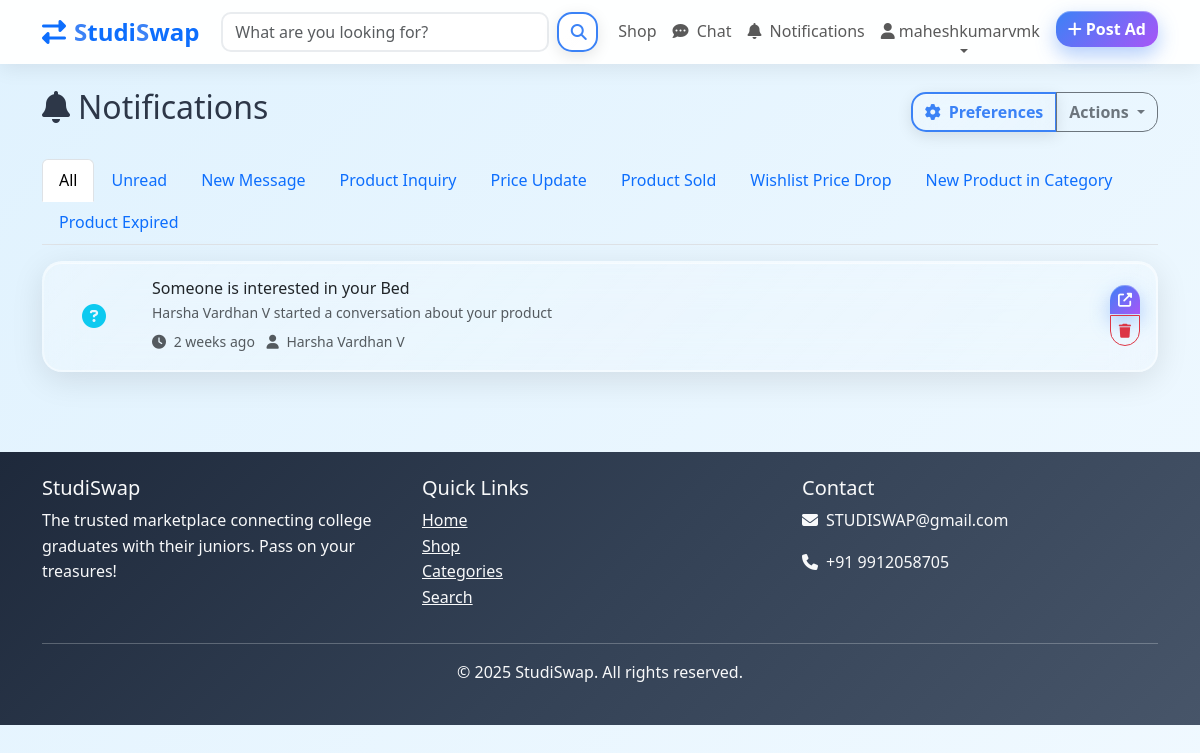
The app's page /notifications/ (signed in), older data.
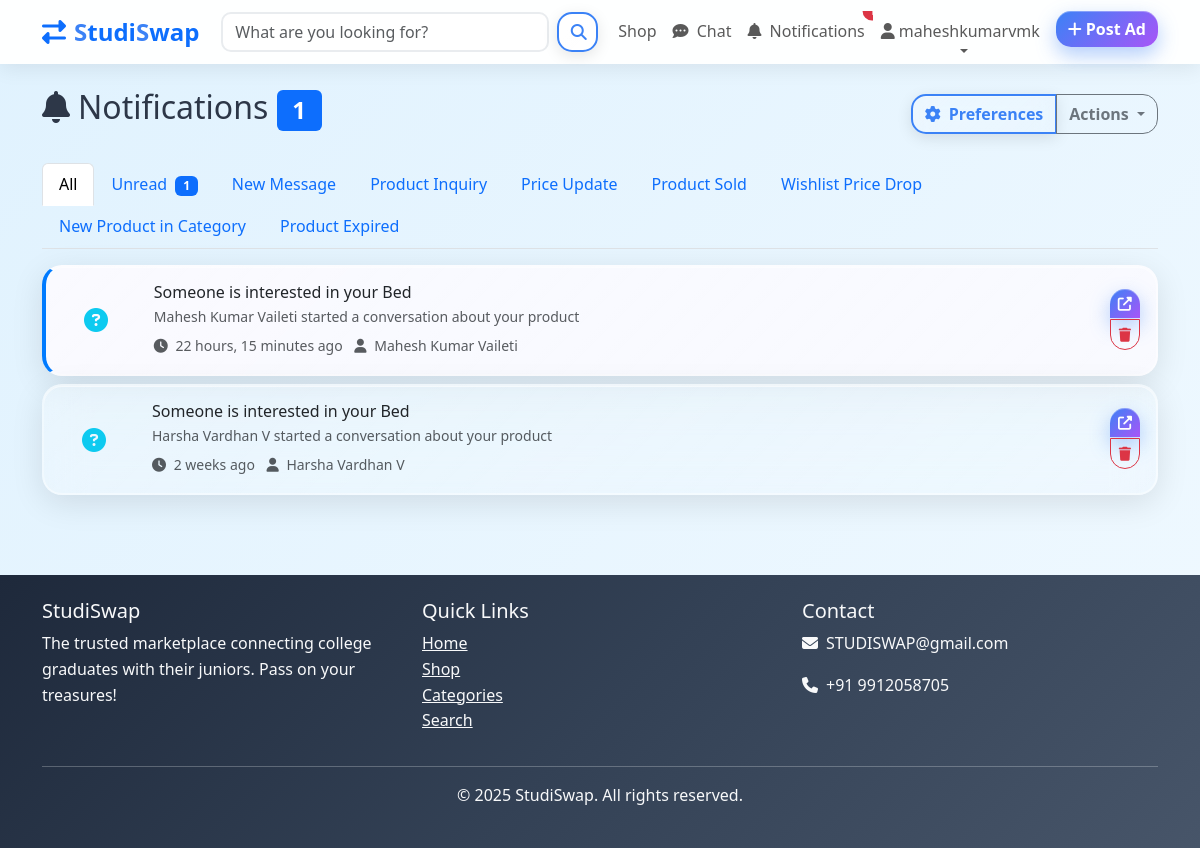
The same page, newer data.
### notifications/models.py (models this page shows, shortened)
class Notification(models.Model):
    NOTIFICATION_TYPES = (
        ('new_message', 'New Message'),
        ('product_inquiry', 'Product Inquiry'),
        ('price_update', 'Price Update'),
        ('product_sold', 'Product Sold'),
        ('wishlist_price_drop', 'Wishlist Price Drop'),
        ('new_product_in_category', 'New Product in Category'),
        ('product_expired', 'Product Expired'),
    )
    recipient = models.ForeignKey(User, on_delete=models.CASCADE, related_name='notifications')
    sender = models.ForeignKey(User, on_delete=models.CASCADE, related_name='sent_notifications', null=True, blank=True)
    notification_type = models.CharField(max_length=50, choices=NOTIFICATION_TYPES)
    title = models.CharField(max_length=200)
    message = models.TextField()
    is_read = models.BooleanField(default=False)
    created_at = models.DateTimeField(auto_now_add=True)
    content_type = models.ForeignKey(ContentType, on_delete=models.CASCADE, null=True, blank=True)
    object_id = models.PositiveIntegerField(null=True, blank=True)
    content_object = GenericForeignKey('content_type', 'object_id')
    action_url = models.CharField(max_length=500, blank=True, null=True)
    class Meta:
        ordering = ['-created_at']

### notifications/views.py (the view)
# urls.py: path('', views.NotificationListView.as_view(), name='list'),
class NotificationListView(LoginRequiredMixin, ListView):
    model = Notification
    template_name = 'notifications/notification_list.html'
    context_object_name = 'notifications'
    paginate_by = 20
    def get_queryset(self):
        filter_type = self.request.GET.get('type')
        queryset = Notification.objects.filter(recipient=self.request.user)
        if filter_type == 'unread':
            queryset = queryset.filter(is_read=False)
        elif filter_type == 'read':
            queryset = queryset.filter(is_read=True)
        elif filter_type and filter_type in dict(Notification.NOTIFICATION_TYPES):
            queryset = queryset.filter(notification_type=filter_type)
        return queryset.select_related('sender').order_by('-created_at')
    def get_context_data(self, **kwargs):
        context = super().get_context_data(**kwargs)
        context['unread_count'] = Notification.objects.filter(
            recipient=self.request.user,
            is_read=False
        ).count()
        context['notification_types'] = Notification.NOTIFICATION_TYPES
        context['current_filter'] = self.request.GET.get('type', 'all')
        return context

### templates/notifications/notification_list.html (shortened to what the changed rows need)
{% extends 'base.html' %}
{% block content %}
<div class="container py-4">
    <div class="row">
        <div class="col-12">
            <div class="d-flex justify-content-between align-items-center mb-4">
                <h2>
                    <i class="fas fa-bell me-2"></i>Notifications
                    {% if unread_count > 0 %}
                        <span class="badge bg-primary">{{ unread_count }}</span>
                    {% endif %}
                </h2>
            </div>
            <ul class="nav nav-tabs mb-3">
                <li class="nav-item">
                    <a class="nav-link {% if current_filter == 'unread' %}active{% endif %}"
                       href="?type=unread">
                        Unread
                        {% if unread_count > 0 %}
                            <span class="badge bg-primary ms-1">{{ unread_count }}</span>
                        {% endif %}
                    </a>
                </li>
                {% for type_code, type_name in notification_types %}
                    <li class="nav-item">
                        <a class="nav-link {% if current_filter == type_code %}active{% endif %}"
                           href="?type={{ type_code }}">{{ type_name }}</a>
                    </li>
                {% endfor %}
            </ul>
            {% if notifications %}
                <div class="notification-list">
                    {% for notification in notifications %}
                        <div class="card mb-2 notification-item {% if not notification.is_read %}unread{% endif %}"
                             data-id="{{ notification.id }}">
                            <div class="card-body py-3">
                                <div class="row align-items-center">
                                    <div class="col-1">
                                        <div class="notification-icon">
                                            {% if notification.notification_type == 'new_message' %}
                                                <i class="fas fa-comment text-primary"></i>
                                            {% elif notification.notification_type == 'product_inquiry' %}
                                                <i class="fas fa-question-circle text-info"></i>
                                            {% elif notification.notification_type == 'price_update' %}
                                                <i class="fas fa-tag text-warning"></i>
                                            {% elif notification.notification_type == 'product_sold' %}
                                                <i class="fas fa-check-circle text-success"></i>
                                            {% elif notification.notification_type == 'wishlist_price_drop' %}
                                                <i class="fas fa-heart text-danger"></i>
                                            {% else %}
                                                <i class="fas fa-bell text-secondary"></i>
                                            {% endif %}
                                        </div>
                                    </div>
                                    <div class="col-9">
                                        <div class="notification-content">
                                            <h6 class="mb-1">{{ notification.title }}</h6>
                                            <p class="text-muted mb-1 small">{{ notification.message }}</p>
                                            <small class="text-muted">
                                                <i class="fas fa-clock me-1"></i>
                                                {{ notification.created_at|timesince }} ago
                                                {% if notification.sender %}
                                                    <span class="ms-2">
                                                        <i class="fas fa-user me-1"></i>
                                                        {{ notification.sender.get_full_name|default:notification.sender.username }}
                                                    </span>
                                                {% endif %}
                                            </small>
                                        </div>
                                    </div>
                                    <div class="col-2 text-end">
                                        <div class="btn-group-vertical btn-group-sm">
                                            {% if notification.action_url %}
                                                <a href="{% url 'notifications:mark_read' notification.id %}"
                                                   class="btn btn-primary btn-sm">
                                                    <i class="fas fa-external-link-alt"></i>
                                                </a>
                                            {% endif %}
                                            <button class="btn btn-outline-danger btn-sm"
                                                    onclick="deleteNotification({{ notification.id }})">
                                                <i class="fas fa-trash"></i>
                                            </button>
                                        </div>
                                    </div>
                                </div>
                            </div>
                        </div>
                    {% endfor %}
                </div>
            {% endif %}
        </div>
    </div>
</div>
{% endblock %}

Row changes from the older to the newer data that the page shows:
added Notification: notification_type "product_inquiry" (drawn), title "Someone is interested in your Bed", message "Mahesh Kumar Vaileti started a conversation about your product", created_at "22 hours, 15 minutes", sender.get_full_name "Mahesh Kumar Vaileti", is_read False (drawn)
Text that changed along with them:
{{ unread_count }}: (not shown) → "1"
